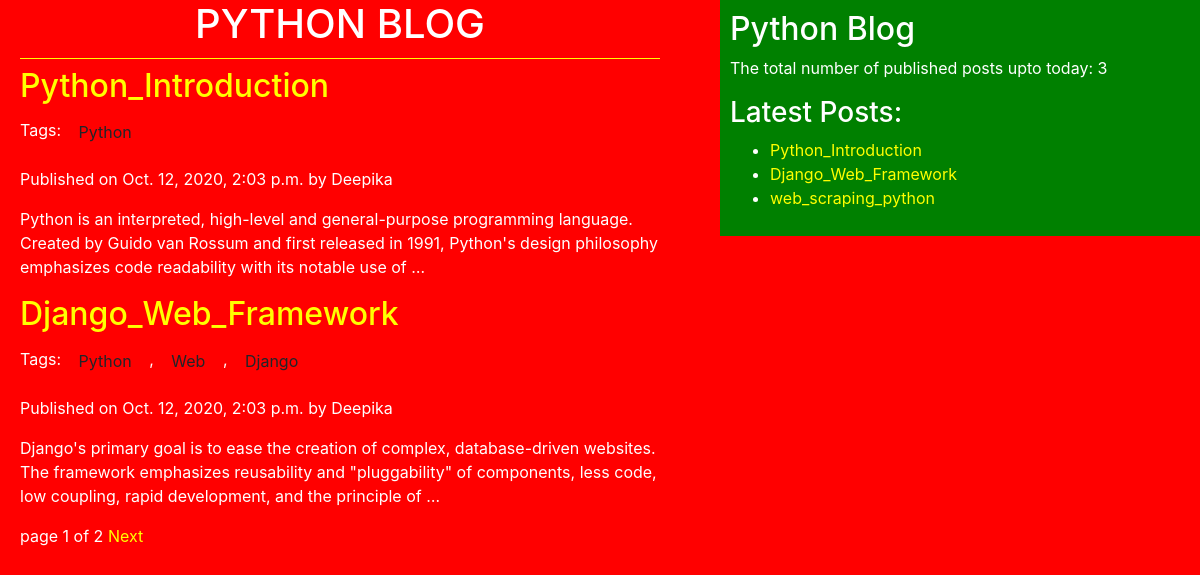
Screenshot of /blog/post/ with the database file from the repository.
### blog/models.py (models this page shows, shortened)
class Post(models.Model):
    STATUS_CHOICES = (('draft', 'Draft'), ('published', 'Published'))
    title = models.CharField(max_length=256)
    slug = models.SlugField(max_length=264, unique_for_date='publish')
    author = models.ForeignKey(User, on_delete=models.CASCADE)
    body=models.TextField()
    publish = models.DateTimeField(default=timezone.now())
    created = models.DateTimeField(auto_now_add=True)
    updated= models.DateTimeField(auto_now=True)
    status = models.CharField(max_length=10, choices=STATUS_CHOICES, default='draft')
    objects = CustomManger()
    tags=TaggableManager()
    class Meta:
        ordering = ('-publish',)
    def get_absolute_url(self):
        return reverse('post_detail', args=[self.publish.year, self.publish.strftime('%m'), self.publish.strftime('%d'), self.slug])

### blog/views.py (the view)
# urls.py: path('post/', views.Post_list_view),
def Post_list_view(request, tag_slug=None):
    post_list = Post.objects.all()
    tag=None
    if tag_slug:
        tag = get_object_or_404(Tag, slug=tag_slug)
        post_list=post_list.filter(tags__in = [tag])
    paginator = Paginator(post_list, 2)
    page_number = request.GET.get('page')
    try:
        post_list = paginator.page(page_number)
    except PageNotAnInteger:
        post_list = paginator.page(1)
    except EmptyPage:
        post_list = paginator.page(paginator.num_pages)
    return render(request, 'blog/post_list.html', {'post_list': post_list, 'tag':tag})

### blog/models.py (called while the page is built)
    def get_queryset(self):
        return super().get_queryset().filter(status='published')

### blog/templatetags/blog_tags.py (called while the page is built)
@register.simple_tag
def total_posts():
    return Post.objects.count()

@register.inclusion_tag('blog/latest_posts.html')
def show_latest_posts():
    latest_posts=Post.objects.order_by('-publish')[:3]
    return {'latest_posts': latest_posts}

### templates/blog/post_list.html (shortened to what this page needs)
{% extends 'blog/base.html' %}
{% block content %}
<h1>PYTHON BLOG</h1>
{% for post in post_list %}
<h2><a href="{{post.get_absolute_url}}"> {{post.title}}</a></h2>
<p>Tags:
    {%for tag in post.tags.all %}
    <a href="{%url 'post_list_by_tag_name' tag.slug %}" class="btn btn-sucess">{{tag.name}}</a>
    {%if not forloop.last%}, {%endif%}
    {%endfor%}
</p>
<p id='date'> Published on {{post.publish}} by {{post.author|title}}</p>
{{post.body|truncatewords:30|linebreaks}}
{% endfor %}
{% include 'blog/Pagination.html' with page=post_list %}
{% endblock %}

### templates/blog/base.html (shortened to what this page needs)
<!DOCTYPE html>
{% load static %}
{% load blog_tags %}
<html lang="en">
<head>
<link rel="stylesheet" href="https://stackpath.bootstrapcdn.com/bootstrap/4.5.3/css/bootstrap.min.css">
    <link rel="stylesheet" href="{% static 'css/blog.css' %}" >
</head>
<body>
<div class="content">
    {%block content %}{%endblock%}
</div>
<div class="sidebar">
    <h2>Python Blog</h2>
    <p>The total number of published posts upto today: <span id="pcount">{%total_posts%}</span></p>
    <h3>Latest Posts: </h3> {% show_latest_posts %}
</div>
</body>
</html>

### templates/blog/Pagination.html (shortened to what this page needs)
<div class="paginator">
<span class='current'>
page {{page.number}} of {{page.paginator.num_pages}}
</span>
<span>
{%if page.has_next%}
<a href="?page={{page.next_page_number}}">Next</a>
{%endif%}
</span>
</div>

### templates/blog/latest_posts.html
<ul>
    {% for post in latest_posts %}
    <li><a href="{{post.get_absolute_url}}">{{post.title}}</a></li>
    {% endfor %}
</ul>

### static/css/blog.css (style rules this page uses)
.content { width: 55%; float: left; background: red; padding: 0 0 0 20px; height: 100%; }
.sidebar { width: 40%; float: right; padding: 10px; background: green; height: 100%; }
h1 { text-align: center; border-bottom: 1px solid yellow; padding-bottom: 10px; }
body { background: red; color: white; }
a { color: yellow; }

### rows the page displays
Post: title "Python_Introduction", publish "Oct. 12, 2020, 2:03 p.m.", author "Deepika", body "Python is an interpreted, high-level and general-purpose programming language. Created by Guido van Rossum and first released in 1991, Python's design philosophy emphasizes code readability with its notable use of …"
Tag: name "Python"
Post: title "Django_Web_Framework", publish "Oct. 12, 2020, 2:03 p.m.", author "Deepika", body "Django's primary goal is to ease the creation of complex, database-driven websites. The framework emphasizes reusability and \"pluggability\" of components, less code, low coupling, rapid development, and the principle of …"
Tag: name "Web"
Tag: name "Django"
Post: title "web_scraping_python"

### other values shown
{{ page.number }} "1"
{{ page.paginator.num_pages }} "2"
